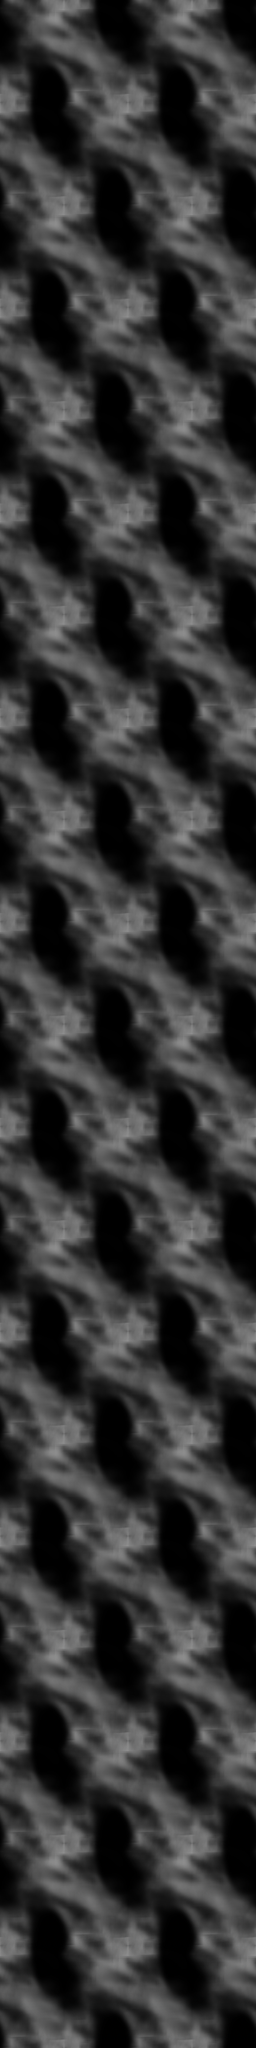

A level layout from a 2D game, rendered from its tile map. Below: a short description, then the map file with tile-grid data replaced by summaries:
An orthogonal 2x10 tile map with 480x768 px tiles, 1 tile layer (Tile Layer 1).

<map version="1.0" orientation="orthogonal" width="2" height="10" tilewidth="480" tileheight="768">
 <tileset firstgid="1" name="clouds" tilewidth="480" tileheight="768">
  <image source="clouds.png" width="480" height="768" />
 </tileset>
 <layer name="Tile Layer 1" width="2" height="10">
  <data>[20 cells, 20 non-empty, 1 distinct tile ids]</data>
 </layer>
</map>